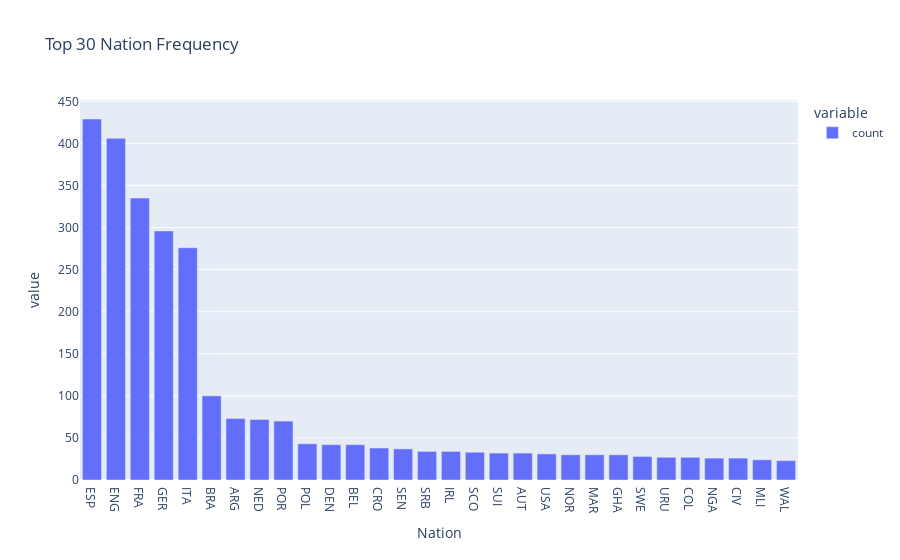

Notebook code cell kept with this figure:
### Markdown cell above
#### Show the Bar chart for  top 30 Nation Frequancy

### Code cell
plots_top_cat('Nation', top=30, bar=True, pie=False, data_frame=df_norm)

### Figure 1 — Plotly figure (JSON) as saved in the notebook; plotly's stock layout.template omitted (floating-point values rounded to 4 significant figures)
{"data": [{"alignmentgroup": "True", "hovertemplate": "variable=count<br>Nation=%{x}<br>value=%{y}<extra></extra>", "legendgroup": "count", "marker": {"color": "#636efa", "pattern": {"shape": ""}}, "name": "count", "offsetgroup": "count", "orientation": "v", "showlegend": true, "textposition": "auto", "type": "bar", "x": ["ESP", "ENG", "FRA", "GER", "ITA", "BRA", "ARG", "NED", "POR", "POL", "DEN", "BEL", "CRO", "SEN", "SRB", "IRL", "SCO", "SUI", "AUT", "USA", "NOR", "MAR", "GHA", "SWE", "URU", "COL", "NGA", "CIV", "MLI", "WAL"], "xaxis": "x", "y": [429, 406, 335, 296, 276, 100, 73, 72, 70, 43, 42, 42, 38, 37, 34, 34, 33, 32, 32, 31, 30, 30, 30, 28, 27, 27, 26, 26, 24, 23], "yaxis": "y"}], "layout": {"barmode": "relative", "legend": {"title": {"text": "variable"}, "tracegroupgap": 0}, "title": {"text": "Top 30 Nation Frequency"}, "xaxis": {"anchor": "y", "domain": [0, 1], "title": {"text": "Nation"}}, "yaxis": {"anchor": "x", "domain": [0, 1], "title": {"text": "value"}}}}
